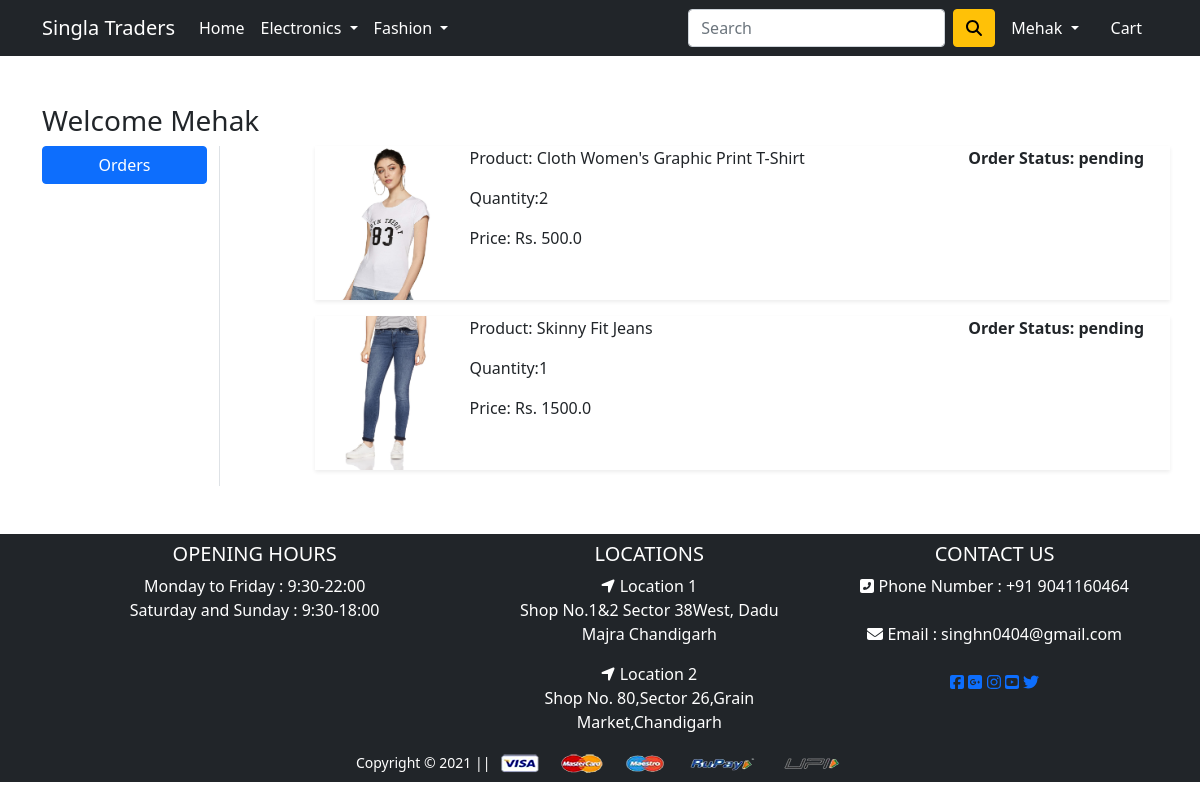
The page /orders/ (signed in) on the database its author committed.
### app/models.py (models this page shows, shortened)
class OrderPlaced(models.Model):
    user = models.ForeignKey(User,on_delete=models.CASCADE)
    customer = models.ForeignKey(Customer, on_delete=models.CASCADE)
    product = models.ForeignKey(Product,on_delete=models.CASCADE)
    quantity = models.PositiveIntegerField(default=1)
    ordered_date = models.DateTimeField(auto_now_add=True)
    status = models.CharField(max_length=50,choices=STATUS_CHOICE,default='pending')
    @property
    def total_cost(self):
        return self.quantity * self.product.discounted_price

class Product(models.Model):
    title = models.CharField(max_length=100)
    selling_price = models.FloatField()
    discounted_price = models.FloatField()
    description = models.CharField(max_length=1000)
    brand = models.CharField(max_length=100)
    category = models.CharField(choices = CATEGORY_CHOICE,max_length=2)
    product_img = models.ImageField(upload_to='productimg')

### app/views.py (the view)
# urls.py: path('orders/', views.orders, name='orders'),
@login_required
def orders(request):
    op = OrderPlaced.objects.filter(user=request.user)
    totalitem = 0
    if request.user.is_authenticated:
        totalitem = len(Cart.objects.filter(user=request.user))
    return render(request, 'app/orders.html',{'order_placed':op,'totalitem':totalitem})

### app/templates/app/orders.html (shortened to what this page needs)
{% extends 'app/base.html' %}
{% load static %}
{% block main-content %}
<div class="container my-5">
 <div class="row">
 <h3>Welcome <span class="text-capitalize">{{request.user}}</span></h3>
  <div class="col-sm-2 border-end">
   <ul class="list-unstyled">
    <li class="d-grid"><a href="{% url 'orders' %}" class="btn btn-primary">Orders</a></li>
   </ul>
  </div>
  <div class="col-sm-9 offset-sm-1">
    {% for op in order_placed %}
     <div class="row shadow-sm mb-3">
        <div class="col-sm-2">
            <img src="{{op.product.product_img.url}}" alt="" srcset="" class="img-fluid" height="150" width="150">
        </div>
     <div class="col-sm-7">
        <p>Product: {{op.product.title}}</p>
        <p>Quantity:{{op.quantity}}</p>
        <p>Price: Rs. {{op.total_cost}}</p>
     </div>
    <div class="col-sm-3 fw-bold">
     <p>Order Status: {{op.status}}</p>
   </div>
  </div>
  {% endfor %}
  </div>
 </div>
</div>
{% endblock main-content %}

### app/templates/app/base.html (shortened to what this page needs)
<!doctype html>
{% load static %}
<html lang="en">
  <head>
    <link href="https://cdn.jsdelivr.net/npm/bootstrap@5.0.0-beta1/dist/css/bootstrap.min.css" rel="stylesheet">
    <link rel="stylesheet" href="{% static 'app/css/owl.carousel.min.css' %}">
    <link rel="stylesheet" href="{% static 'app/css/all.min.css' %}">
    <link rel="stylesheet" href="{% static 'app/css/style.css' %}">
  </head>
  <body>
    <nav class="navbar navbar-expand-lg navbar-dark bg-dark" >
     <div class="container">
       <a class="navbar-brand" href="/">Singla Traders</a>
       <div class="collapse navbar-collapse" id="navbarSupportedContent">
         <ul class="navbar-nav me-auto mb-2 mb-lg-0">
           <li class="nav-item">
             <a class="nav-link active" aria-current="page" href="/">Home</a>
           </li>
           <li class="nav-item dropdown">
             <a class="nav-link dropdown-toggle text-white" href="#" id="electronicsDropdown" role="button" data-bs-toggle="dropdown" aria-expanded="false">
               Electronics
             </a>
           </li>
           <li class="nav-item dropdown">
             <a class="nav-link dropdown-toggle text-white" href="#" id="fashionDropdown" role="button" data-bs-toggle="dropdown" aria-expanded="false">
               Fashion
             </a>
           </li>
         </ul>
         <form class="d-flex">
           <input class="form-control me-2" type="search" placeholder="Search" aria-label="Search">
           <button class="btn btn-warning" type="submit"><i class="fas fa-search"></i></button>
         </form>
         <div>
          <ul class="navbar-nav me-auto mb-2 mb-lg-0">
            {% if request.user.is_authenticated %}
           <li class="nav-item dropdown mx-2">
              <a class="nav-link dropdown-toggle text-white" href="#" id="profileDropdown" role="button" data-bs-toggle="dropdown" aria-expanded="false">
                {{request.user.username|capfirst}}
              </a>
            </li>
            <li class="nav-item mx-2">
             <a href="{% url 'showcart' %}" class="nav-link text-white"> Cart </a>
            </li>
          {% endif %}
          </ul>
         </div>
       </div>
     </div>
    </nav>
    {% block main-content %} {% endblock main-content %}
    <footer class="container-fluid bg-dark text-center text-white p-2 mt-5">
      <div class="container-fluid text-center text-md-left">
        <div class="row">
          <div class="col-md-5 mt-md-0 mt-3">
            <h5 class="text-uppercase">Opening Hours</h5>
            <p>
              Monday to Friday    : 9:30-22:00<br>
              Saturday and Sunday  : 9:30-18:00<br>
            </p>
          </div>
          <div class="col-md-3 mb-md-0 mb-3">
            <h5 class="text-uppercase">Locations</h5>
            <ul class="list-unstyled">
              <li>
                <a><i class="fa fa-location-arrow" aria-hidden="true"></i> Location 1</a>
                  <p>Shop No.1&2 Sector 38West, Dadu Majra Chandigarh</p>
              </li>
              <li>
                <a><i class="fa fa-location-arrow" aria-hidden="true"></i> Location 2</a>
                <p>Shop No. 80,Sector 26,Grain Market,Chandigarh</p>
              </li>
            </ul>
          </div>
          <div class="col-md-4 mb-md-0 mb-3">
            <h5 class="text-uppercase">Contact Us</h5>
            <ul class="list-unstyled">
              <li>
               <a ><i class="fas fa-phone-square-alt"></i> Phone Number : +91 9041160464</a>
              </li><br>
              <li>
                <a > <i class="fas fa-envelope"></i> Email : singhn0404@gmail.com</a>
              </li>
              <li>
                <p><br>
                  <a href="#"><i class="fab fa-facebook-square"></i></a>
                  <a href="#"><i class="fab fa-google-plus-square"></i></a>
                  <a href="#"><i class="fab fa-instagram"></i></a>
                  <a href="#"><i class="fab fa-youtube-square"></i></a>
                  <a href="#"><i class="fab fa-twitter"></i></a>
                </p>
              </li>
            </ul>
          </div>
        </div>
      </div>
            <small class="text-white">Copyright &copy; 2021 || </small>
            <img src="{% static 'app/images/payment.png' %}" alt="" srcset="" class="img-fluid" height="2px">
        </footer>
  </body>
</html>

### rows shown on the page
OrderPlaced: product.product_img (picture), product "Cloth Women's Graphic Print T-Shirt", quantity "2", total_cost "500.0", status "pending"
OrderPlaced: product.product_img (picture), product "Skinny Fit Jeans", quantity "1", total_cost "1500.0", status "pending"

### other values the page prints
{{ request.user.username|capfirst }} "Mehak"
{{ request.user }} "Mehak"
